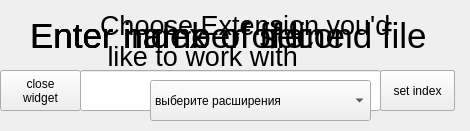
<?xml version="1.0" encoding="UTF-8"?>
<ui version="4.0">
 <class>NameEnter</class>
 <widget class="QWidget" name="NameEnter">
  <property name="geometry">
   <rect>
    <x>0</x>
    <y>0</y>
    <width>470</width>
    <height>131</height>
   </rect>
  </property>
  <property name="windowTitle">
   <string>NameEnter</string>
  </property>
  <widget class="QLabel" name="label">
   <property name="enabled">
    <bool>true</bool>
   </property>
   <property name="geometry">
    <rect>
     <x>30</x>
     <y>10</y>
     <width>341</width>
     <height>51</height>
    </rect>
   </property>
   <property name="font">
    <font>
     <pointsize>26</pointsize>
    </font>
   </property>
   <property name="text">
    <string>Enter name of file</string>
   </property>
  </widget>
  <widget class="QLineEdit" name="lineToSet">
   <property name="geometry">
    <rect>
     <x>80</x>
     <y>70</y>
     <width>301</width>
     <height>41</height>
    </rect>
   </property>
  </widget>
  <widget class="QPushButton" name="buttonToSet">
   <property name="geometry">
    <rect>
     <x>380</x>
     <y>70</y>
     <width>75</width>
     <height>41</height>
    </rect>
   </property>
   <property name="text">
    <string>set name</string>
   </property>
  </widget>
  <widget class="QLabel" name="numberOfLines">
   <property name="enabled">
    <bool>true</bool>
   </property>
   <property name="geometry">
    <rect>
     <x>30</x>
     <y>10</y>
     <width>341</width>
     <height>51</height>
    </rect>
   </property>
   <property name="font">
    <font>
     <pointsize>26</pointsize>
    </font>
   </property>
   <property name="text">
    <string>Enter number of line</string>
   </property>
  </widget>
  <widget class="QPushButton" name="setNumber">
   <property name="geometry">
    <rect>
     <x>380</x>
     <y>70</y>
     <width>75</width>
     <height>41</height>
    </rect>
   </property>
   <property name="text">
    <string>set number</string>
   </property>
  </widget>
  <widget class="QLabel" name="secondName">
   <property name="enabled">
    <bool>true</bool>
   </property>
   <property name="geometry">
    <rect>
     <x>30</x>
     <y>10</y>
     <width>401</width>
     <height>51</height>
    </rect>
   </property>
   <property name="font">
    <font>
     <pointsize>26</pointsize>
    </font>
   </property>
   <property name="text">
    <string>Enter name of second file</string>
   </property>
  </widget>
  <widget class="QPushButton" name="setSecondName">
   <property name="geometry">
    <rect>
     <x>380</x>
     <y>70</y>
     <width>75</width>
     <height>41</height>
    </rect>
   </property>
   <property name="text">
    <string>set second</string>
   </property>
  </widget>
  <widget class="QComboBox" name="comboBox">
   <property name="geometry">
    <rect>
     <x>150</x>
     <y>80</y>
     <width>221</width>
     <height>41</height>
    </rect>
   </property>
   <property name="layoutDirection">
    <enum>Qt::LayoutDirection::LeftToRight</enum>
   </property>
   <item>
    <property name="text">
     <string notr="true">выберите расширения</string>
    </property>
   </item>
  </widget>
  <widget class="QLabel" name="indexToSet">
   <property name="enabled">
    <bool>true</bool>
   </property>
   <property name="geometry">
    <rect>
     <x>30</x>
     <y>10</y>
     <width>401</width>
     <height>51</height>
    </rect>
   </property>
   <property name="font">
    <font>
     <pointsize>26</pointsize>
    </font>
   </property>
   <property name="text">
    <string>Enter index</string>
   </property>
  </widget>
  <widget class="QPushButton" name="setIndex">
   <property name="geometry">
    <rect>
     <x>380</x>
     <y>70</y>
     <width>75</width>
     <height>41</height>
    </rect>
   </property>
   <property name="text">
    <string>set index</string>
   </property>
  </widget>
  <widget class="QLabel" name="Extension">
   <property name="enabled">
    <bool>true</bool>
   </property>
   <property name="geometry">
    <rect>
     <x>100</x>
     <y>0</y>
     <width>481</width>
     <height>81</height>
    </rect>
   </property>
   <property name="font">
    <font>
     <pointsize>20</pointsize>
    </font>
   </property>
   <property name="text">
    <string>Choose Extension you'd
 like to work with</string>
   </property>
  </widget>
  <widget class="QPushButton" name="buttonToClose">
   <property name="geometry">
    <rect>
     <x>0</x>
     <y>70</y>
     <width>81</width>
     <height>41</height>
    </rect>
   </property>
   <property name="text">
    <string>close 
widget</string>
   </property>
  </widget>
 </widget>
 <resources/>
 <connections/>
</ui>
